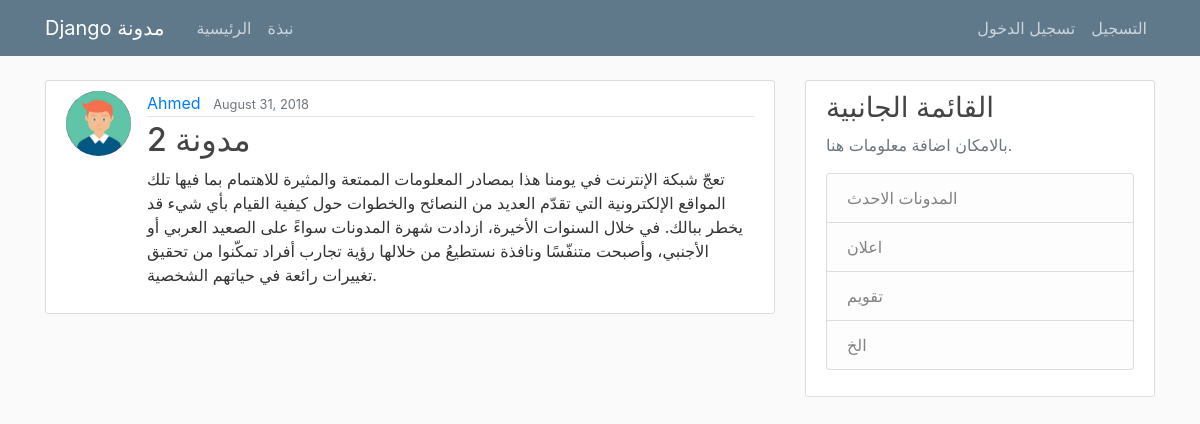
The page /post/30/ on the database its author committed.
### blog/models.py (models this page shows, shortened)
class Post(models.Model):
    title = models.CharField(verbose_name= 'العنوان', max_length=100)
    content = models.TextField(verbose_name= 'المحتوى')
    date_posted = models.DateTimeField(default=timezone.now)
    author = models.ForeignKey(User, on_delete=models.CASCADE)

### users/models.py (models this page shows, shortened)
class Profile(models.Model):
    user = models.OneToOneField(User, on_delete=models.CASCADE)
    image = models.ImageField(default='default.jpg', upload_to='profile_pics')

### blog/views.py (the view)
# urls.py: path('post/<int:pk>/', PostDetailView.as_view(), name='post-detail'),
class PostDetailView(DetailView):
    model = Post

### blog/templates/blog/post_detail.html (shortened to what this page needs)
{% extends "blog/base.html" %}
{% block content %}
  <article class="media content-section">
    <img class="rounded-circle article-img" src="{{ object.author.profile.image.url }}">
    <div class="media-body">
      <div class="article-metadata">
        <a class="mr-2" href="{% url 'user-posts' object.author.username %}">{{ object.author }}</a>
        <small class="text-muted">{{ object.date_posted|date:"F d, Y" }}</small>
      </div>
      <h2 class="article-title">{{ object.title }}</h2>
      <p class="article-content">{{ object.content }}</p>
    </div>
  </article>
{% endblock content %}

### blog/static/blog/main.css (style rules this page uses)
body { background: #fafafa; color: #333333; margin-top: 5rem; }
h1, h2, h3, h4, h5, h6 { color: #444444; }
.content-section { background: #ffffff; padding: 10px 20px; border: 1px solid #dddddd; border-radius: 3px; margin-bottom: 20px; }
.article-title { color: #444444; }
.article-content { white-space: pre-line; }
.article-img { height: 65px; width: 65px; margin-right: 16px; }
.article-metadata { padding-bottom: 1px; margin-bottom: 4px; border-bottom: 1px solid #e3e3e3 }

### rows shown on the page
Post: author.profile.image (picture), author "Ahmed", date_posted "August 31, 2018", title "مدونة 2", content "تعجّ شبكة الإنترنت في يومنا هذا بمصادر المعلومات الممتعة والمثيرة للاهتمام بما فيها تلك المواقع الإلكترونية التي تقدّم العديد من النصائح والخطوات حول كيفية القيام بأي شيء قد يخطر ببالك. في خلال السنوات الأخيرة، ازدادت شهرة المدونات سواءً على الصعيد العربي أو الأجنبي، وأصبحت متنفّسًا ونافذة نستطيعُ من خلالها رؤية تجارب أفراد تمكّنوا من تحقيق تغييرات رائعة في حياتهم الشخصية."
